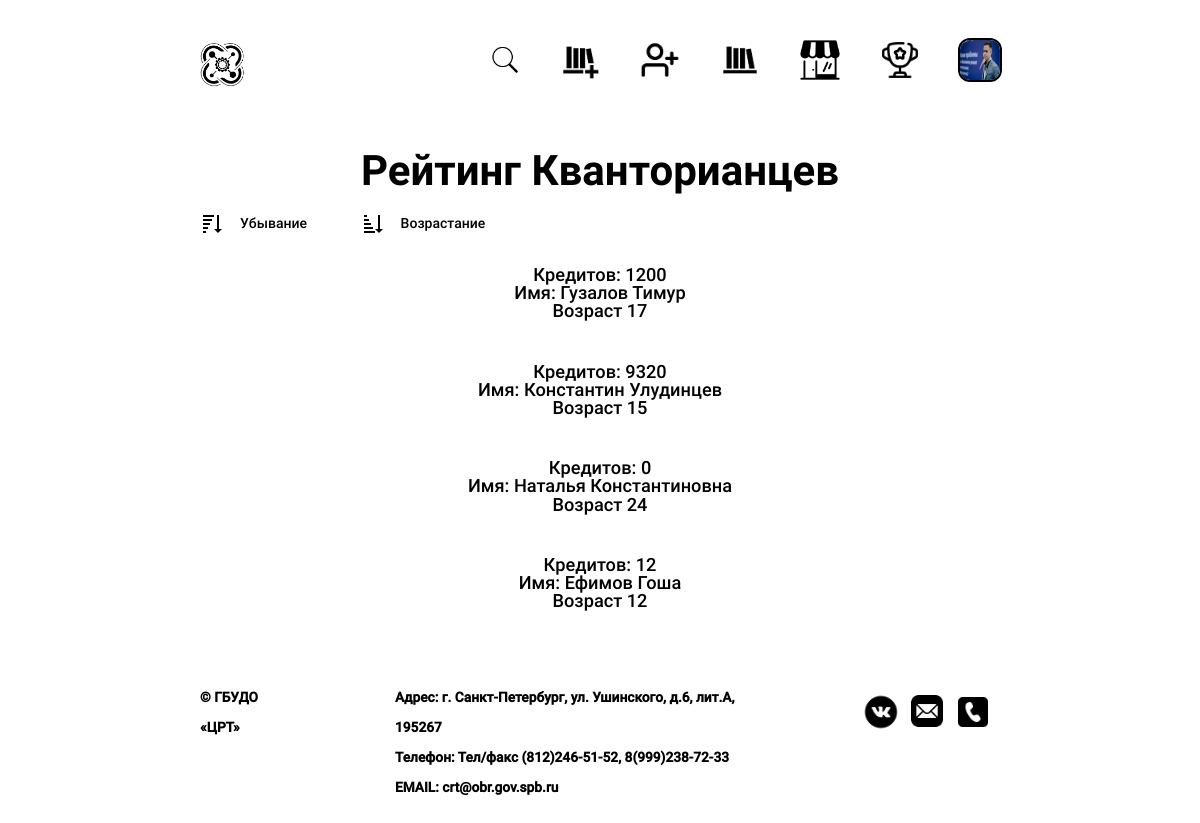
Page /rating/ (signed in) on the earlier database version.
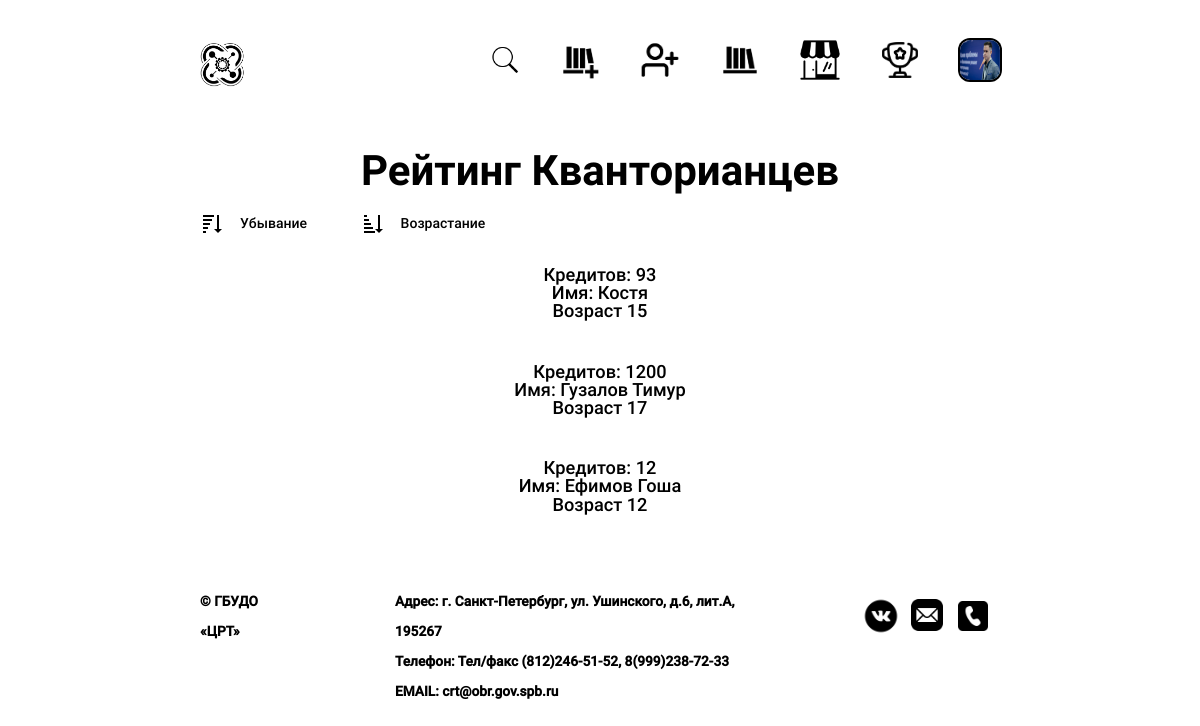
Same page on the later database version.
### base/models.py (models this page shows, shortened)
class Account(models.Model):
    name = models.CharField(max_length=80)
    description = models.CharField(max_length=200)
    photo = models.ImageField(upload_to='photos/%Y/%m/%d/')
    age = models.IntegerField()
    email = models.EmailField(max_length=200)
    time_created = models.DateTimeField(auto_now_add=True)
    rank = models.IntegerField(default=0)
    login = models.CharField(max_length=40)
    password = models.CharField(max_length=40)
    score = models.IntegerField(default=0)
    contact = models.CharField(max_length=80, null=True)
    size = models.CharField(max_length=10)
    projects = models.ManyToManyField(Project, null=True, blank=True)
    city = models.CharField(max_length=255, default="none")
    favorite = models.ManyToManyField(Competitions, null=True, blank=True)
    class Meta:
        unique_together = ('email', 'login', 'password', 'age', 'name')

### base/views.py (the view)
# urls.py: path("rating/", views.rating, name="rating"),
def rating(request):
    if "id" in request.session:
        id_per = int(request.session['id'])
        type_acc = request.session['type']
        if type_acc=="teacher":
            tt = True
            account = Teacher.objects.get(id=id_per)
        else:
            tt = False
            account = Account.objects.get(id=id_per)
    else:
        return redirect('/login/')
    rank  = Account.objects.all().order_by("-rank")
    context = {'person': rank, "account": account, 'type': tt}
    return render(request, 'base/rating.html', context)

### base/templates/base/rating.html (shortened to what this page needs)
{% extends 'main.html' %}
{% load static %}
{% block title %}Рейтинг Кванторианцев{% endblock title %}
{% block filters %}
	<div class="filters">
		<button onclick="sortListY()" class="filter"><img src="{% static 'img/alphabet-down.png' %}" alt="">Убывание</button>
		<button onclick="sortList()" class="filter" style="height: 20px;"><img src="{% static 'img/alphabet-up.png' %}" alt="">Возрастание</button>
	</div>
{% endblock filters %}
{% block content %}
	<div class="infoblock rating_row" id="id01">
		{% for person in person %}
			{% if person.id == 2 or person.isTeacher %}
			{% else %}
			<div class="row__block" onclick="document.location.href='/account/{{person.id}}/'">
				<main>
					<h2>Кредитов: {{person.rank}}</h2>
					<h2>Имя: {{person.name}}</h2>
					<h2>Возраст {{person.age}}</h2>
				</main>
				<hr>
			</div>
			{%endif%}
		{% endfor %}
	</div>
{% endblock content %}

Differences in the rows shown:
removed Account: rank "0", name "Наталья Константиновна", age "24"
changed Account "Гузалов Тимур": moves up the list
changed Account: rank "9320" → "93"; name "Константин Улудинцев" → "Костя"
